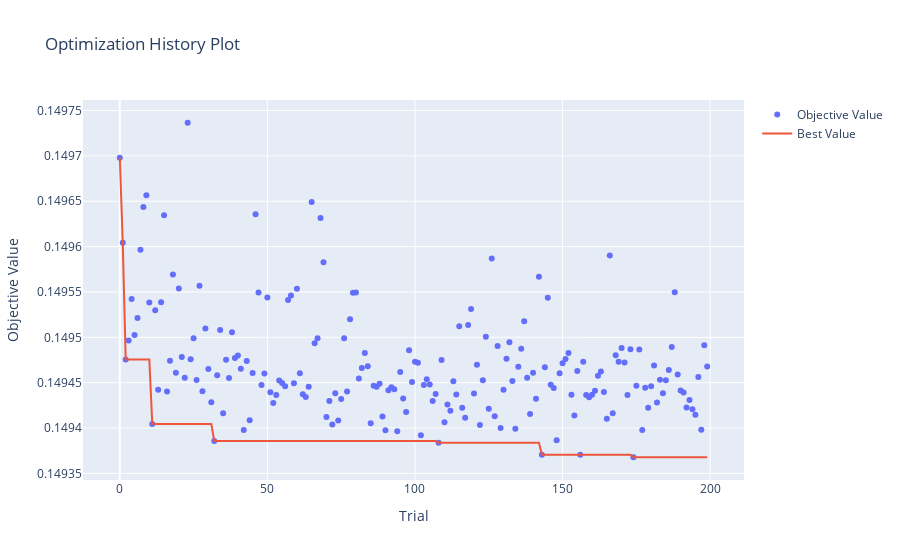

The notebook cell saved with this chart:
### Code cell
optuna.visualization.plot_optimization_history(study)

### Figure 1 — Plotly figure (JSON) as saved in the notebook; plotly's stock layout.template omitted (floating-point values rounded to 4 significant figures; data arrays with more than 128 entries replaced by an {"elided": "..."} marker saying what was removed)
{"data": [{"mode": "markers", "name": "Objective Value", "type": "scatter", "x": {"elided": "200 int values"}, "y": {"elided": "200 float values"}}, {"mode": "lines", "name": "Best Value", "type": "scatter", "x": {"elided": "200 int values"}, "y": {"elided": "200 float values"}}, {"marker": {"color": "#cccccc"}, "mode": "markers", "name": "Infeasible Trial", "showlegend": false, "type": "scatter", "x": [], "y": []}], "layout": {"title": {"text": "Optimization History Plot"}, "xaxis": {"title": {"text": "Trial"}}, "yaxis": {"title": {"text": "Objective Value"}}}}
